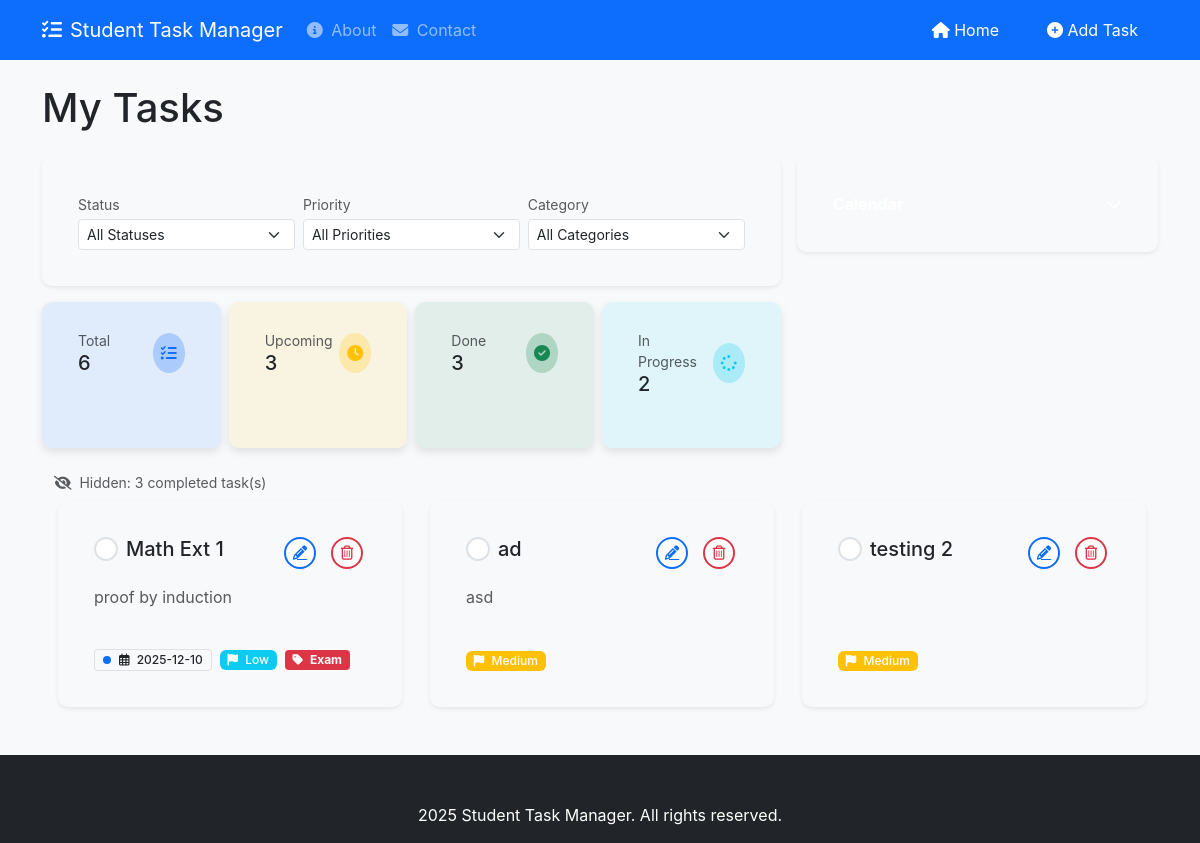
The page / on the database its author committed.
### tables this page shows
CREATE TABLE tasks (
    id INTEGER PRIMARY KEY AUTOINCREMENT,
    title TEXT NOT NULL,
    description TEXT,
    due_date TIMESTAMP,
    priority TEXT CHECK(priority IN ('low', 'medium', 'high')),
    status TEXT CHECK(status IN ('not_started', 'in_progress', 'completed')) DEFAULT 'not_started',
    category_id INTEGER,
    created_at TIMESTAMP DEFAULT CURRENT_TIMESTAMP,
    completed_at TIMESTAMP,
    FOREIGN KEY (category_id) REFERENCES categories(id)
);

CREATE TABLE categories (
    id INTEGER PRIMARY KEY AUTOINCREMENT,
    name TEXT NOT NULL UNIQUE,
    color TEXT DEFAULT '#6c757d'
);

### Task_Organiser/app.py (the view)
    @app.route('/')
    def index():
        db = get_db()
        status = request.args.get('status')
        priority = request.args.get('priority')
        category_id = request.args.get('category')
        query = '''
            SELECT t.*, c.name as category_name, c.color as category_color
            FROM tasks t
            LEFT JOIN categories c ON t.category_id = c.id
            WHERE 1=1
        '''
        params = []
        if status and status != 'all':
            query += ' AND t.status = ?'
            params.append(status)
        if priority and priority != 'all':
            query += ' AND t.priority = ?'
            params.append(priority)
        if category_id and category_id != 'all':
            query += ' AND t.category_id = ?'
            params.append(category_id)
        query += '''
            ORDER BY
                CASE WHEN t.due_date IS NULL THEN 1 ELSE 0 END,
                t.due_date ASC,
                CASE t.priority
                    WHEN 'high' THEN 1
                    WHEN 'medium' THEN 2
                    WHEN 'low' THEN 3
                    ELSE 4
                END
        '''
        tasks = db.execute(query, params).fetchall()
        categories = db.execute('SELECT * FROM categories ORDER BY name').fetchall()
        return render_template('index.html',
                             tasks=tasks,
                             categories=categories,
                             current_status=status or 'all',
                             current_priority=priority or 'all',
                             current_category=category_id or 'all')

### Task_Organiser/db.py (called while the page is built)
def get_db():
    if 'db' not in g:
        database_path = current_app.config['DATABASE']
        g.db = sqlite3.connect(database_path)
        g.db.row_factory = sqlite3.Row
    return g.db

### Task_Organiser/templates/index.html (shortened to what this page needs)
{% extends "base.html" %}
{% block content %}
  <div class="row mb-4">
    <div class="col-12">
      <h1 class="mb-0">My Tasks</h1>
    </div>
  </div>
  <div class="row g-3 mb-4">
    <div class="col-12 col-lg-8 order-lg-1">
      <div class="card border-0 shadow-sm mb-3">
        <div class="card-body p-3">
          <form method="get" class="row g-2 align-items-end">
            <div class="col-md-4">
              <label for="status" class="form-label small text-muted mb-1">Status</label>
              <select class="form-select form-select-sm" id="status" name="status" onchange="this.form.submit()">
                <option value="all" {% if current_status == 'all' %}selected{% endif %}>All Statuses</option>
              </select>
            </div>
            <div class="col-md-4">
              <label for="priority" class="form-label small text-muted mb-1">Priority</label>
              <select class="form-select form-select-sm" id="priority" name="priority" onchange="this.form.submit()">
                <option value="all" {% if current_priority == 'all' %}selected{% endif %}>All Priorities</option>
              </select>
            </div>
            <div class="col-md-4">
              <label for="category" class="form-label small text-muted mb-1">Category</label>
              <select class="form-select form-select-sm" id="category" name="category" onchange="this.form.submit()">
                <option value="all" {% if current_category == 'all' %}selected{% endif %}>All Categories</option>
              </select>
            </div>
          </form>
        </div>
      </div>
      <div class="row g-2">
        <div class="col-3">
          <div class="card bg-primary bg-opacity-10 border-0 h-100 filter-card {% if current_filter == 'all' %}active-filter{% endif %}" data-filter="all" style="cursor: pointer; transition: all 0.2s;">
            <div class="card-body py-2 px-3">
              <div class="d-flex justify-content-between align-items-center">
                <div>
                  <small class="text-muted d-block">Total</small>
                  <h5 class="mb-0">{{ tasks|length }}</h5>
                </div>
                <div class="bg-primary bg-opacity-25 p-2 rounded-circle">
                  <i class="fas fa-tasks text-primary"></i>
                </div>
              </div>
            </div>
          </div>
        </div>
        <div class="col-3">
          <div class="card bg-warning bg-opacity-10 border-0 h-100 filter-card {% if current_filter == 'upcoming' %}active-filter{% endif %}" data-filter="upcoming" style="cursor: pointer; transition: all 0.2s;">
            <div class="card-body py-2 px-3">
              <div class="d-flex justify-content-between align-items-center">
                <div>
                  <small class="text-muted d-block">Upcoming</small>
                  <h5 class="mb-0">{{ tasks|selectattr('status', '!=', 'completed')|list|length }}</h5>
                </div>
                <div class="bg-warning bg-opacity-25 p-2 rounded-circle">
                  <i class="fas fa-clock text-warning"></i>
                </div>
              </div>
            </div>
          </div>
        </div>
        <div class="col-3">
          <div class="card bg-success bg-opacity-10 border-0 h-100 filter-card {% if current_filter == 'completed' %}active-filter{% endif %}" data-filter="completed" style="cursor: pointer; transition: all 0.2s;">
            <div class="card-body py-2 px-3">
              <div class="d-flex justify-content-between align-items-center">
                <div>
                  <small class="text-muted d-block">Done</small>
                  <h5 class="mb-0">{{ tasks|selectattr('status', '==', 'completed')|list|length }}</h5>
                </div>
                <div class="bg-success bg-opacity-25 p-2 rounded-circle">
                  <i class="fas fa-check-circle text-success"></i>
                </div>
              </div>
            </div>
          </div>
        </div>
        <div class="col-3">
          <div class="card bg-info bg-opacity-10 border-0 h-100 filter-card {% if current_filter == 'in_progress' %}active-filter{% endif %}" data-filter="in_progress" style="cursor: pointer; transition: all 0.2s;">
            <div class="card-body py-2 px-3">
              <div class="d-flex justify-content-between align-items-center">
                <div>
                  <small class="text-muted d-block">In Progress</small>
                  <h5 class="mb-0">{{ tasks|selectattr('status', '==', 'in_progress')|list|length }}</h5>
                </div>
                <div class="bg-info bg-opacity-25 p-2 rounded-circle">
                  <i class="fas fa-spinner text-info"></i>
                </div>
              </div>
            </div>
          </div>
        </div>
      </div>
    </div>
    <div class="col-12 col-lg-4 order-lg-2">
      <div class="card border-0 shadow-sm">
        <div class="card-body p-0">
          <button class="btn w-100 text-start p-3 border-0 d-flex justify-content-between align-items-center" type="button" data-bs-toggle="collapse" data-bs-target="#calendarCollapse" aria-expanded="false" aria-controls="calendarCollapse">
            <span class="fw-bold">Calendar</span>
            <i class="fas fa-chevron-down"></i>
          </button>
        </div>
      </div>
    </div>
  </div>
  <div class="container-fluid mt-4">
    {% if tasks %}
      <div id="hidden-tasks-info" class="text-muted small mb-2" style="display: none;">
        <i class="fas fa-eye-slash me-1"></i> Hidden: <span id="hidden-tasks-count">0</span> completed task(s)
      </div>
      <div class="row row-cols-1 row-cols-md-2 row-cols-lg-3 g-4" id="task-container">
        {% for task in tasks %}
          <div class="col task-item" data-status="{{ task.status }}" data-due-date="{{ task.due_date }}">
            <div class="card h-100 shadow-sm border-0">
              <div class="card-body d-flex flex-column">
                <div class="d-flex justify-content-between align-items-start mb-3">
                  <form action="{{ url_for('toggle_task_status', task_id=task.id) }}" method="post" class="me-2">
                    <button type="submit" class="btn btn-link p-0 task-toggle {% if task.status == 'completed' %}completed{% endif %}" title="{% if task.status == 'completed' %}Mark as not completed{% else %}Mark as completed{% endif %}">
                    </button>
                  </form>
                  <h5 class="card-title mb-0 flex-grow-1 {% if task.status == 'completed' %}text-muted text-decoration-line-through{% else %}text-dark{% endif %}">
                    {{ task.title }}
                  </h5>
                  <div class="task-actions d-flex">
                    <a href="{{ url_for('edit_task', task_id=task.id) }}" class="btn-action btn-edit" title="Edit task">
                      <i class="fas fa-pencil-alt"></i>
                    </a>
                    <form action="{{ url_for('delete_task', task_id=task.id) }}" method="post" class="d-inline">
                      <button type="submit" class="btn-action btn-delete ms-1"
                              onclick="return confirm('Are you sure you want to delete this task?')"
                              title="Delete task">
                        <i class="far fa-trash-alt"></i>
                      </button>
                    </form>
                  </div>
                </div>
                {% if task.description %}
                  <p class="card-text text-muted mb-3 flex-grow-1">{{ task.description|truncate(100) }}</p>
                {% endif %}
                <div class="mt-auto">
                  <div class="d-flex flex-wrap gap-2 align-items-center">
                    {% if task.due_date %}
                      <span class="badge bg-light text-dark border task-due-date" data-due-date="{{ task.due_date }}">
                        <i class="far fa-calendar-alt me-1"></i> {{ task.due_date|format_datetime }}
                      </span>
                    {% endif %}
                    <span class="badge bg-{{ task.priority|priority_class }}">
                      <i class="fas fa-flag me-1"></i> {{ task.priority|title }}
                    </span>
                    {% if task.category_name %}
                      <span class="category-badge" style="--category-color: {{ task.category_color }}">
                        <i class="fas fa-tag me-1"></i> {{ task.category_name }}
                      </span>
                    {% endif %}
                  </div>
                </div>
              </div>
            </div>
          </div>
        {% endfor %}
      </div>
  {% endif %}
{% endblock %}

### static/css/styles.css (style rules this page uses)
:root { --primary: #0d6efd; --secondary: #6c757d; --success: #198754; --danger: #dc3545; --warning: #ffc107; --info: #0dcaf0; --light: #f8f9fa; --dark: #212529; --border-color: #dee2e6; --card-bg: #fff; --body-bg: #f5f5f5; }
body { font-family: -apple-system, BlinkMacSystemFont, "Segoe UI", Roboto, "Helvetica Neue", Arial, sans-serif; background-color: var(--body-bg); color: #212529; line-height: 1.5; }
.card { border: none; border-radius: 0.5rem; box-shadow: 0 0.125rem 0.25rem rgba(0, 0, 0, 0.075); margin-bottom: 1.5rem; }
.task-item { transition: all 0.2s ease; border-left: 4px solid transparent; }
.task-actions { display: flex; gap: 8px; align-items: center; }
.btn-action { display: inline-flex; align-items: center; justify-content: center; width: 32px; height: 32px; border-radius: 8px; border: none; background: none; color: #6c757d; font-size: 14px; cursor: pointer; transition: all 0.2s ease; }
.btn-edit { color: #0d6efd; background-color: #e7f1ff; border: 1px solid #b6d4fe; }
.btn-delete { color: #dc3545; background-color: #f8d7da; border: 1px solid #f5c2c7; }
.task-toggle { width: 36px; height: 36px; border: 2px solid #dee2e6; border-radius: 50%; background: white; color: #dee2e6; display: flex; align-items: center; justify-content: center; padding: 0; margin: 0; cursor: pointer; transition: all 0.2s ease; }
.btn-save, .btn-cancel, .btn-delete { display: inline-flex; align-items: center; gap: 6px; padding: 0.5rem 1.25rem; border-radius: 8px; font-weight: 500; font-size: 0.9rem; transition: all 0.2s ease; border: none; cursor: pointer; }
.btn-delete { background-color: #f8f9fa; color: #dc3545; border: 1px solid #f8d7da; }
.badge { font-weight: 500; padding: 0.35em 0.65em; font-size: 0.75em; }
.btn i:last-child:not(:first-child) { margin-left: 0.25rem; }
.card { background-color: var(--light-gray); padding: 20px; border: 1px solid var(--border-color); border-radius: 10px; box-shadow: 0 4px 8px rgba(0, 0, 0, 0.1); }
.btn { padding: 10px 20px; background-color: var(--red-color); color: white; border: none; border-radius: 5px; cursor: pointer; transition: background-color 0.3s ease; }

### Task_Organiser/templates/index.html (style rules this page uses)
.category-badge { background-color: var(--category-color, #6c757d); color: #fff; padding: 0.35em 0.65em; font-size: 0.75em; font-weight: 700; line-height: 1; text-align: center; white-space: nowrap; vertical-align: baseline; border-radius: 0.25rem; }
.task-toggle { width: 24px; height: 24px; border-radius: 50%; border: 2px solid #dee2e6; background: white; display: flex; align-items: center; justify-content: center; padding: 0; transition: all 0.2s ease; color: transparent; }
.btn-action { width: 32px; height: 32px; border-radius: 50%; display: inline-flex; align-items: center; justify-content: center; padding: 0; margin: 0 3px; transition: all 0.2s ease; border: 2px solid #dee2e6; background: white; color: #6c757d; font-size: 0.9rem; }
.btn-edit { color: #0d6efd; border-color: #0d6efd; }
.btn-delete { color: #dc3545; border-color: #dc3545; }
.task-due-date { background-color: #e9ecef; color: #495057; border: 1px solid #dee2e6; padding: 0.25rem 0.5rem; border-radius: 0.25rem; font-size: 0.75rem; white-space: nowrap; position: relative; padding-left: 1.5rem; }
.task-due-date::before { content: ''; position: absolute; left: 0.5rem; top: 50%; transform: translateY(-50%); width: 0.5rem; height: 0.5rem; border-radius: 50%; background-color: #0d6efd; }
.filter-card { transition: transform 0.2s, box-shadow 0.2s; }

### rows shown on the page
tasks: title "Math Ext 1", description "proof by induction", due_date "2025-12-10", priority "Low", category_name "Exam"
tasks: title "ad", description "asd", priority "Medium"
tasks: title "testing 2", priority "Medium"

### other values the page prints
{{ tasks|length }} "6"
{{ tasks|selectattr('status', '!=', 'completed')|list|length }} "3"
{{ tasks|selectattr('status', '==', 'completed')|list|length }} "3"
{{ tasks|selectattr('status', '==', 'in_progress')|list|length }} "2"
